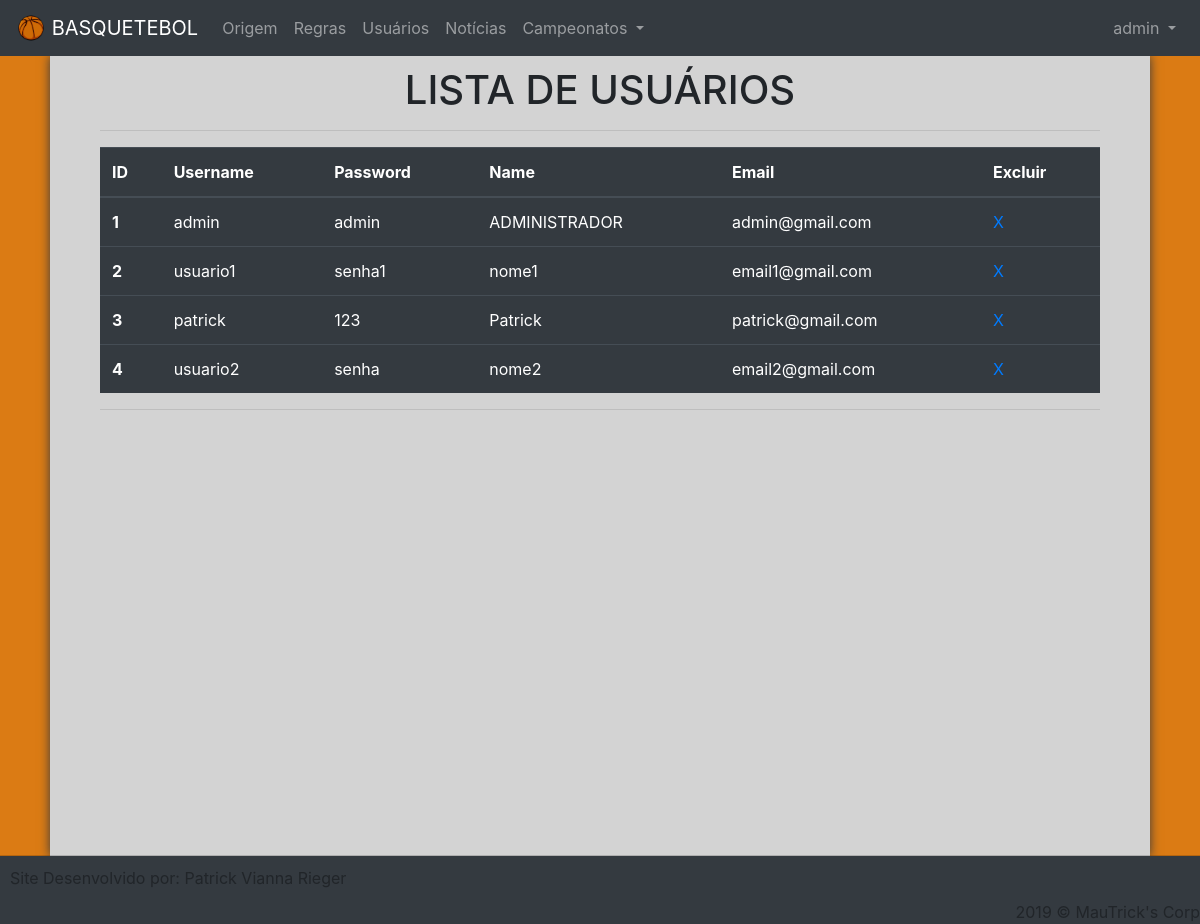
/lista (signed in), run on the app's committed database.
### app/models/tables.py (models this page shows, shortened)
class User(UserMixin, db.Model):
    __tablename__ = "users"
    id = db.Column(db.Integer, primary_key=True, autoincrement=True)
    username = db.Column(db.String, unique=True)
    password = db.Column(db.String)
    name = db.Column(db.String)
    email = db.Column(db.String, unique=True)
    role_id = db.Column(db.Integer, db.ForeignKey('roles.id'))
    @property
    def is_authenticated(self):
        return True
    def can(self, permissions):
        return self.role is not None and \
            (self.role.permissions & permissions) == permissions

### app/controllers/default.py (the view)
@app.route("/lista")
@login_required
@admin_required
def lista():
    usuarios = User.query.all()
    return render_template("users.html", usuarios=usuarios)

### app/controllers/default.py (called while the page is built)
@lm.user_loader
def load_user(id):
    return User.query.filter_by(id=id).first()

### app/templates/users.html (shortened to what this page needs)
{% extends 'base.html' %}
{% block page_header %}
<h1>LISTA DE USUÁRIOS</h1>
{% endblock %}
{% block page_body %}
<table class="table table-hover table-dark" align="center">
    <thead>
        <tr>
            <th scope="col">ID</th>
            <th scope="col">Username</th>
            <th scope="col">Password</th>
            <th scope="col">Name</th>
            <th scope="col">Email</th>
            <th scope="col">Excluir</th>
        </tr>
    </thead>
    <tbody>
        {% for usuario in usuarios %}
        <tr>
            <th scope="row">{{ usuario.id }}</td>
            <td>{{ usuario.username }}</td>
            <td>{{ usuario.password }}</td>
            <td>{{ usuario.name }}</td>
            <td>{{ usuario.email }}</td>
            <td><a href="/excluir/{{ usuario.id }}">X</a></td>
        </tr>
        {% endfor %}
    </tbody>
</table>
{% endblock %}

### app/templates/base.html (shortened to what this page needs)
<!DOCTYPE html>
<html lang="pt-br" dir="ltr">
<head>
  <link rel="stylesheet" href="{{ url_for('static', filename='css/bootstrap.css') }}">
  <link rel="stylesheet" href="{{ url_for('static', filename='css/Ajustes.css') }}">
</head>
<body>
  <div class="fixed-bottom">
    <div class="float-right">2019 © MauTrick's Corp</div>
  </div>
  {% if navbar != NULL %}
  <div class="Navbar">
    <nav class="navbar navbar-expand-lg navbar-dark bg-dark">
      <input type="button" class="btn btn-dark" value=" << Voltar" onClick="history.go(-1)">
    </nav>
  </div>
  {% else %}
  {% if not current_user.is_authenticated %}
  <div class="Navbar">
    <nav class="navbar navbar-expand-lg navbar-dark bg-dark">
      <a class="navbar-brand" href="{{ url_for('index') }}">
        <img src="{{ url_for('static', filename='img/Bola.png') }}" width="30" height="30"
          class="d-inline-block align-top">
        BASQUETEBOL
      </a>
      <ul class="navbar-nav mr-auto">
        <li class="nav-item">
          <a class="nav-link" href="{{ url_for('origem') }}">Origem</a>
        </li>
        <li class="nav-item">
          <a class="nav-link" href="{{ url_for('regras') }}">Regras</a>
        </li>
        <li class="nav-item dropdown">
          <a class="nav-link dropdown-toggle" href="#" id="navbarDropdown" role="button" data-toggle="dropdown">
            Campeonatos
          </a>
          <div class="dropdown-menu bg-dark color-gray">
            <a class="dropdown-item" href="{{ url_for('campeonatosFIBA') }}">Campeonato Mundial de Basquetebol
              Masculino</a>
            <a class="dropdown-item" href="{{ url_for('campeonatosNBA') }}">National Basketball Association (NBA)</a>
          </div>
        </li>
      </ul>
      <ul class="nav navbar-nav ml-auto">
        <a href="{{ url_for('login') }}" class="btn btn-outline-light">Entrar</a>
        <a href="{{ url_for('register') }}" class="btn btn-dark">Inscrever-se</a>
      </ul>
    </nav>
  </div>
  {% else %}
  <div class="Navbar">
    <nav class="navbar navbar-expand-lg navbar-dark bg-dark">
      <a class="navbar-brand" href="{{ url_for('index') }}">
        <img src="{{ url_for('static', filename='img/Bola.png') }}" width="30" height="30"
          class="d-inline-block align-top">
        BASQUETEBOL
      </a>
      <ul class="navbar-nav mr-auto">
        <li class="nav-item">
          <a class="nav-link" href="{{ url_for('origem') }}">Origem</a>
        </li>
        <li class="nav-item">
          <a class="nav-link" href="{{ url_for('regras') }}">Regras</a>
        </li>
        <li class="nav-item">
            <a class="nav-link" title="Lista de usuários" href="{{ url_for('lista') }}">Usuários</a>
          </li>
          <li class="nav-item">
              <a class="nav-link" href="{{ url_for('montandoNoticias') }}">Notícias</a>
            </li>
        <li class="nav-item dropdown">
          <a class="nav-link dropdown-toggle" href="#" id="navbarDropdown" role="button" data-toggle="dropdown">
            Campeonatos
          </a>
        </li>
      </ul>
      <ul class="navbar-nav ml-auto">
        <div class="btn-group">
          <a class="nav-link dropdown-toggle" href="#" id="navbarDropdown" role="button" data-toggle="dropdown"
            aria-haspopup="true" aria-expanded="false">
            {{ current_user.username }}
          </a>
        </div>
      </ul>
    </nav>
  </div>
  {% endif %}
  {% endif %}
  <div class="page">
    <div class="page-header">
      <div class="fixed-top">
        <div class="float-right">
          <br>
        </div>
      </div>
      {% block page_header %}
      {% endblock %}
    </div>
    <hr>
    <div class="page-body">
      {% block page_body %}
      {% endblock %}
    </div>
    <hr>
    <div class="page-footer">
    </div>
  </div>
  <div class="rodape">
    <div class="float-left">Site Desenvolvido por: Patrick Vianna Rieger</div><br><br>
  </div>
</body>
</html>

### app/static/css/Ajustes.css (style rules this page uses)
.Navbar { min-width: 100%; }
.rodape { background-color: #343a40; box-shadow: 0px 0px 1px black; min-width: 99%; min-height: 60px; padding: 10px; margin-top: 0px; }
body { background-color: #db7b14; }
.page { padding: 0px 50px 0px 50px; min-height: 800px; margin: 0px 50px 0px 50px; background-color: lightgray; box-shadow: 0px 0px 10px #343a40; }
.page-header { padding-top: 10px; text-align: center; }
.page-footer { padding-bottom: 20px; align-items: center; }

### data on the page
User: username "admin", id "1", password "admin", name "ADMINISTRADOR", email "admin@gmail.com"
User: id "2", username "usuario1", password "senha1", name "nome1", email "email1@gmail.com"
User: id "3", username "patrick", password "123", name "Patrick", email "patrick@gmail.com"
User: id "4", username "usuario2", password "senha", name "nome2", email "email2@gmail.com"
